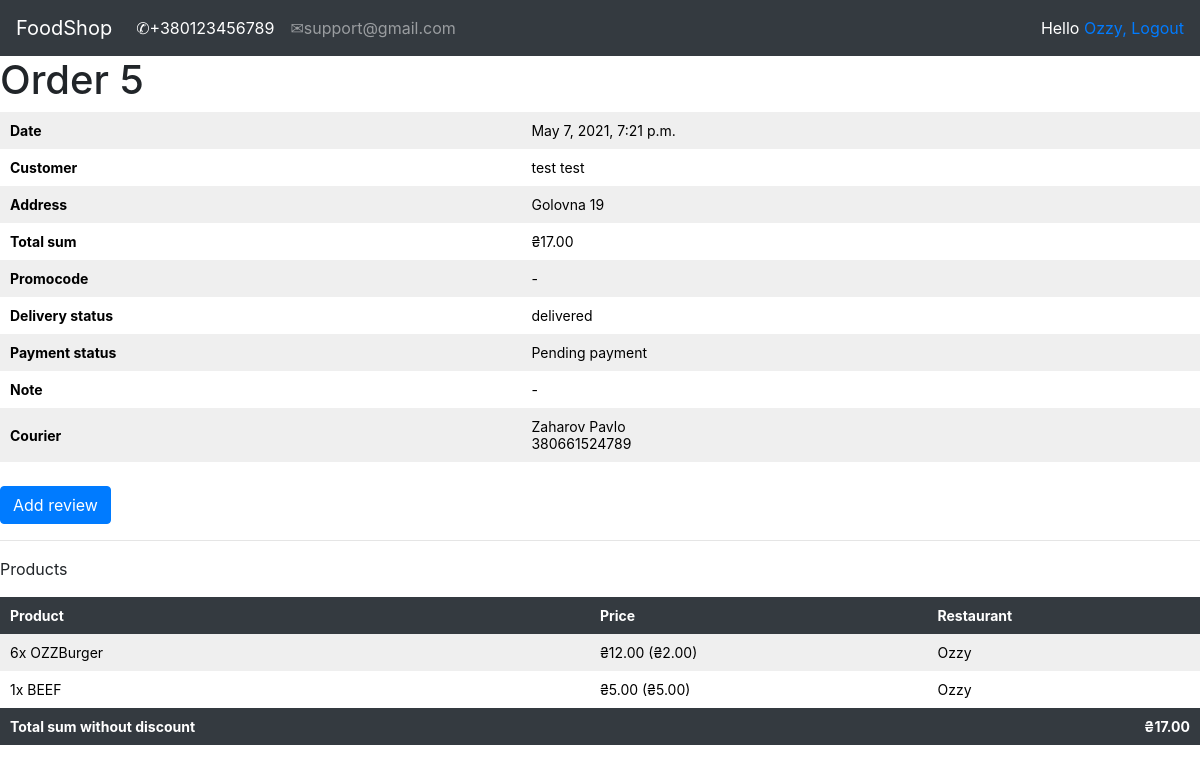
The page /account/orders_history/5/ (signed in) on the database its author committed.
### orders/models.py (models this page shows, shortened)
class Order(models.Model):
    username = models.CharField(max_length=100)
    first_name = models.CharField(max_length=100)
    last_name = models.CharField(max_length=100)
    email = models.EmailField(max_length=50)
    address = models.CharField(max_length=100)
    telephone = models.CharField(max_length=12)
    created = models.DateTimeField(auto_now_add=True)
    updated = models.DateTimeField(auto_now=True)
    paid = models.BooleanField(default=False)
    note = models.CharField(max_length=150, null=True, blank=True)
    courier = models.ForeignKey(Courier, on_delete=models.CASCADE, null=True, blank=True)
    status = models.CharField(max_length=20, choices=STATUS_CHOICES, default='received')
    promocode = models.ForeignKey(Promocode, related_name="orders", null=True, blank=True, on_delete=models.SET_NULL)
    discount = models.IntegerField(default=0, validators=[MinValueValidator(0), MaxValueValidator(100)])
    class Meta:
        ordering = ('-created',)
        default_related_name = "orders"
    def get_total_price_without_discount(self):
        total_price = sum(item.get_cost() for item in self.items.all())
        return total_price
    def get_total_price(self):
        total_price = sum(item.get_cost() for item in self.items.all())
        return total_price - total_price * (self.discount / Decimal("100"))

class OrderItem(models.Model):
    order = models.ForeignKey(Order, related_name='items', on_delete=models.CASCADE)
    product = models.ForeignKey(Product, related_name='order_item', on_delete=models.CASCADE)
    price = models.DecimalField(max_digits=10, decimal_places=2)
    quantity = models.PositiveIntegerField(default=1)
    def get_cost(self):
        return self.price * self.quantity
    def get_shop(self):
        shop = Product.objects.get(name=self.product).shop
        shop = Shop.objects.get(name=shop)
        return shop

### courier/models.py (models this page shows)
class Courier(models.Model):
    surname = models.CharField(max_length=30)
    name = models.CharField(max_length=30)
    telephone = models.CharField(max_length=12)
    class Meta:
        ordering = ('surname', 'name')
        default_related_name = "courier"
    def __str__(self):
        return self.surname + " " + self.name

### shop/models.py (models this page shows, shortened)
class Product(models.Model):
    shop = models.ForeignKey(Shop, on_delete=models.CASCADE)
    category = models.ForeignKey(Category, on_delete=models.CASCADE)
    name = models.CharField(max_length=150, db_index=True)
    slug = models.SlugField(max_length=150, db_index=True)
    image = models.ImageField(upload_to='image_products/%Y/%m/%d', default='image_products/no_img.png')
    description = models.TextField(blank=True)
    price = models.DecimalField(max_digits=10, decimal_places=2)
    available = models.BooleanField(default=True)
    created = models.DateTimeField(auto_now_add=True)
    updated = models.DateTimeField(auto_now=True)
    objects = ProductManager()
    class Meta:
        ordering = ('-created',)
        index_together = (('id', 'slug'),)
        default_related_name = "products"
    def __str__(self):
        return self.name

class Shop(models.Model):
    owner = models.OneToOneField(settings.AUTH_USER_MODEL, on_delete=models.CASCADE)
    name = models.CharField(max_length=150, db_index=True)
    slug = models.SlugField(max_length=150, db_index=True, unique=True)
    class Meta:
        ordering = ('name',)
        default_related_name = "shop"
    def __str__(self):
        return self.name

### account/views.py (the view)
# urls.py: path('orders_history/<int:id>/', views.orderHistory_detail, name='order_detail')
@login_required
def orderHistory_detail(request, id):
    order = Order.objects.get(id=id)
    orderitem = OrderItem.objects.filter(order=order)
    if request.method == "POST":
        form = CouriersReviewForm(request.POST)
        if form.is_valid():
            new_review = form.save(commit=False)
            new_review.order = order.id
            new_review.courier = order.courier
            new_review.author = request.user
            new_review.save()
            form = CouriersReviewForm()
            messages.success(request, 'Thanks you for you review')
            return HttpResponseRedirect(request.path)
    else:
        form = CouriersReviewForm()
    return render(request, 'registration/order_history_detail.html', {"order": order, "orderitem": orderitem,
                                                                      "form": form})

### orderlist/context_processors.py (called while the page is built)
def orderlist(request):
    return {'orderlist': OrderList(request)}

### templates/registration/order_history_detail.html (shortened to what this page needs)
{% extends 'registration/base.html' %}
{% load static %}
{% block context %}
    <h1>Order {{ order.id }}</h1>
    <table>
        <tr>
            <th>Date</th>
            <td>{{ order.created }}</td>
        </tr>
        <tr>
            <th>Customer</th>
            <td>{{ order.first_name }} {{ order.last_name }}</td>
        </tr>
        <tr>
            <th>Address</th>
            <td>{{ order.address }}</td>
        </tr>
        <tr>
            <th>Total sum</th>
            <td>₴{{ order.get_total_price|floatformat:"2" }}</td>
        </tr>
        <tr>
            <th>Promocode</th>
            {% if order.promocode %}
            <td>{{ order.promocode }} ({{ order.discount }}%)</td>
            {% else %}
            <td> - </td>
            {% endif %}
        </tr>
        <tr>
            <th>Delivery status</th>
            <td>{{ order.status }}</td>
        </tr>
        <tr>
            <th>Payment status</th>
            {% if order.paid %}
            <td>Paid</td>
            {% else %}
            <td>Pending payment</td>
            {% endif %}
        </tr>
        <tr>
            <th>Note</th>
            {% if order.note %}
            <td>{{ order.note }}</td>
            {% else %}
            <td> - </td>
            {% endif %}
        </tr>
        <tr>
            <th>Courier</th>
            <td>{{ order.courier }}<br> {{ order.courier.telephone }}</td>
        </tr>
    </table>
    {% if order.status == "delivered" %}
    <br />
    <p><button class="btn btn-primary" id="SendBtn" name="SendBtn" onclick="showFormReview()">Add review</button></p>
    {% endif %}
    <hr>
    <p>Products</p>
    <table>
        <thead>
            <tr>
                <th>Product</th>
                <th>Price</th>
                <th>Restaurant</th>
            </tr>
        </thead>
        <tbody>
            {% for item in orderitem %}
            <tr>
                <td>{{ item.quantity }}x {{ item.product }}</td>
                <td>₴{{ item.get_cost|floatformat:"2" }} (₴{{ item.price|floatformat:"2" }})</td>
                <td>{{ item.get_shop }}</td>
            </tr>
            {% endfor %}
            <tr class="total-sum">
                <td>Total sum without discount</td>
                <td colspan="1"></td>
                <td class="num">
                ₴{{ order.get_total_price_without_discount|floatformat:"2" }}
            </td>
            </tr>
        </tbody>
    </table>
{% endblock %}

### templates/registration/base.html (shortened to what this page needs)
{% load static %}
<html lang="en">
<head>
    <link rel="stylesheet" href="https://maxcdn.bootstrapcdn.com/bootstrap/4.0.0/css/bootstrap.min.css">
    <link rel="stylesheet" type="text/css" href="{% static 'css/style.css' %}">
</head>
<body>
<nav class="navbar navbar-expand-lg navbar-dark bg-dark">
  <a class="navbar-brand" href="{% url 'product_list' %}">FoodShop</a>
  <div class="collapse navbar-collapse" id="navbarSupportedContent">
    <ul class="navbar-nav mr-auto">
      <li class="nav-item active">
        <a class="nav-link" href="#">&#9990;+380123456789<span class="sr-only">(current)</span></a>
      </li>
      <li class="nav-item">
        <a class="nav-link" href="#">&#9993;support@gmail.com</a>
      </li>
    </ul>
      <span class="user">
        {% if request.user.is_authenticated %}
          Hello <a href="{% url 'edit' %}">{{ request.user.username }},</a>
          <a href="{% url 'logout' %}">Logout</a>
        {% else %}
            <a href="{% url 'login' %}">Log-in</a>
        {% endif %}
    </span>
  </div>
</nav>
{% block context %}
{% endblock context %}
{% load static %}
</body>
</html>

### static/css/style.css (style rules this page uses)
html { overflow-x: hidden; }
.user { color:white; }
table { width:100%; border-spacing:0; border-collapse: collapse; }
table th, table td { text-align:left; font-size:14px; padding:10px; margin:0; color:black; }
.total-sum td { color:white; }
.total-sum .num { text-align:right; }
tbody tr:nth-child(odd) { background:#efefef; }
thead th, tbody tr.total-sum { background:#343a40; color:white; font-weight:bold; }
tbody td.num { text-align:left; }

### rows shown on the page
Order: id "5", created "May 7, 2021, 7:21 p.m.", first_name "test", last_name "test", address "Golovna 19", get_total_price "17.00", status "delivered", courier "Zaharov Pavlo", courier.telephone "380661524789", get_total_price_without_discount "17.00"
OrderItem: quantity "6", product "OZZBurger", get_cost "12.00", price "2.00", get_shop "Ozzy"
OrderItem: quantity "1", product "BEEF", get_cost "5.00", price "5.00", get_shop "Ozzy"

### other values the page prints
{{ request.user.username }} "Ozzy"
